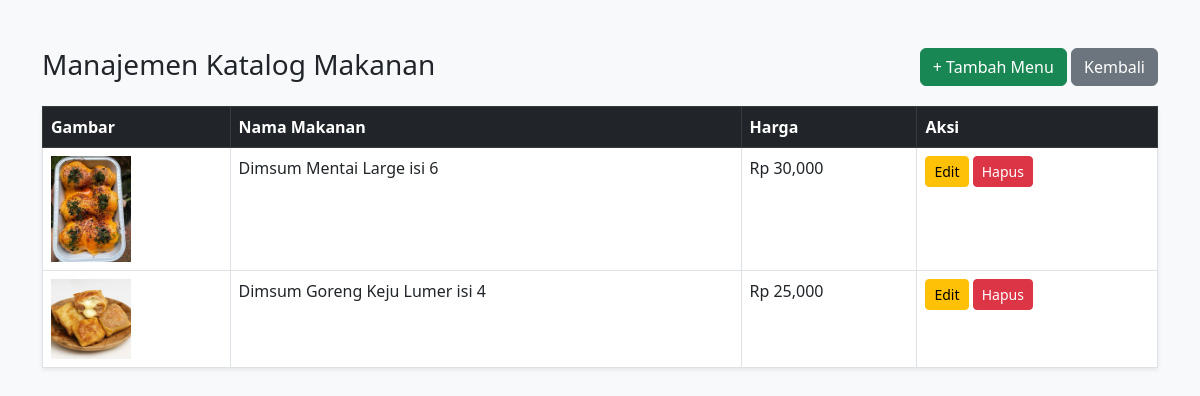
/admin/katalog_makanan/index.php (signed in), run on the app's committed database.
### tables this page shows
CREATE TABLE `produk` (
  `id` int(11) NOT NULL,
  `nama_makanan` varchar(100) NOT NULL,
  `harga` int(11) NOT NULL,
  `gambar` varchar(255) NOT NULL
);

### admin/katalog_makanan/index.php (the view, shortened to what this page needs)
<?php
include '../../config/config.php';
$result = mysqli_query($conn, "SELECT * FROM produk");
?>
<!DOCTYPE html>
<html>
<head>
    <link href="https://cdn.jsdelivr.net/npm/bootstrap@5.3.0/dist/css/bootstrap.min.css" rel="stylesheet">
</head>
<body class="bg-light">
    <div class="container mt-5">
        <div class="d-flex justify-content-between mb-3">
            <h3>Manajemen Katalog Makanan</h3>
            <div>
                <a href="tambah.php" class="btn btn-success">+ Tambah Menu</a>
                <a href="../dashboard.php" class="btn btn-secondary">Kembali</a>
            </div>
        </div>
        <table class="table table-bordered bg-white shadow-sm">
            <thead class="table-dark">
                <tr>
                    <th>Gambar</th>
                    <th>Nama Makanan</th>
                    <th>Harga</th>
                    <th>Aksi</th>
                </tr>
            </thead>
            <tbody>
                <?php while($row = mysqli_fetch_assoc($result)) : ?>
                <tr>
                    <td><img src="../../assets/img/<?= $row['gambar']; ?>" width="80"></td>
                    <td><?= $row['nama_makanan']; ?></td>
                    <td>Rp <?= number_format($row['harga']); ?></td>
                    <td>
                        <a href="edit.php?id=<?= $row['id']; ?>" class="btn btn-warning btn-sm">Edit</a>
                        <a href="delete.php?id=<?= $row['id']; ?>" class="btn btn-danger btn-sm" onclick="return confirm('Hapus menu ini?')">Hapus</a>
                    </td>
                </tr>
                <?php endwhile; ?>
            </tbody>
        </table>
    </div>
</body>
</html>

### data on the page
produk: gambar (picture), nama_makanan "Dimsum Mentai Large isi 6", harga "30,000"
produk: gambar (picture), nama_makanan "Dimsum Goreng Keju Lumer isi 4", harga "25,000"
